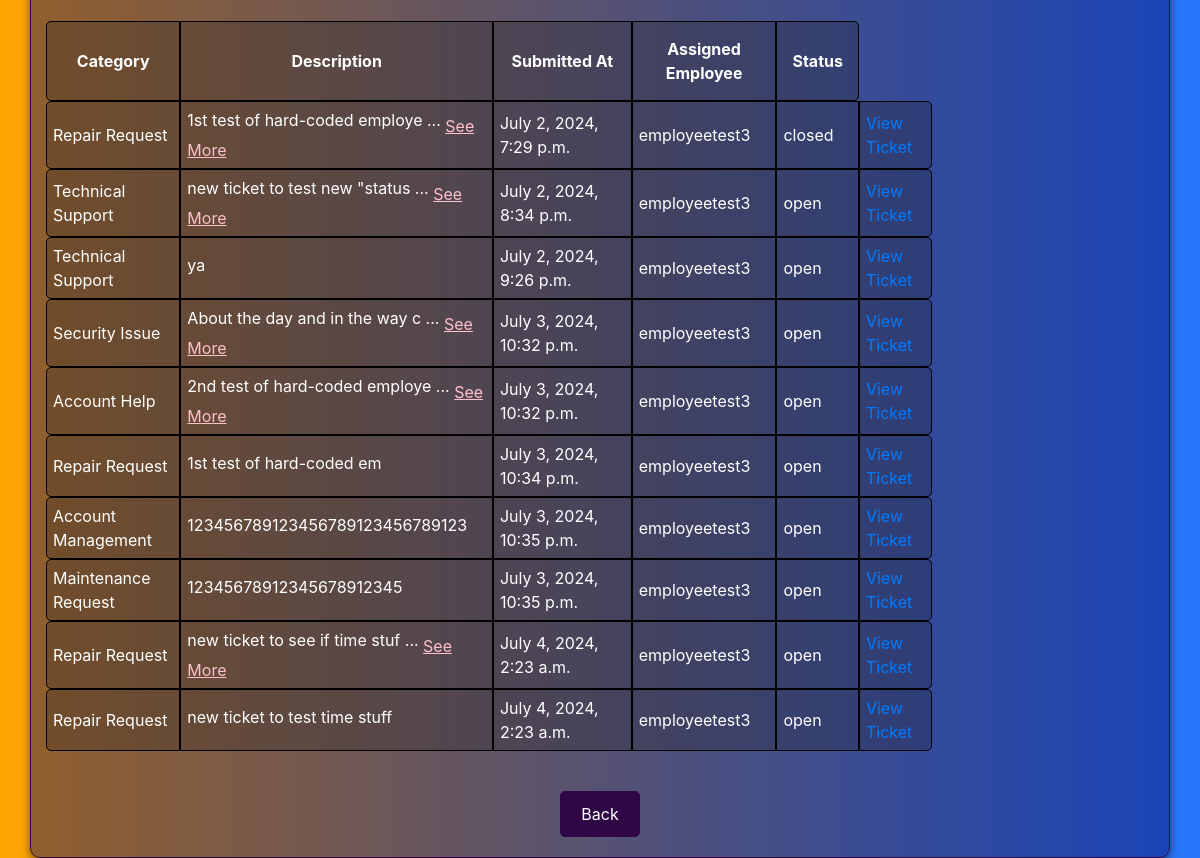
The page /view_tickets/ (signed in) on the database its author committed.
### myapp/models.py (models this page shows, shortened)
class Ticket(models.Model):
    CATEGORY_CHOICES = [
        ('repair', 'Repair Request'),
        ('account', 'Account Help'),
        ('tech_support', 'Technical Support'),
        ('account_management', 'Account Management'),
        ('general_inquiry', 'General Inquiry'),
        ('maintenance', 'Maintenance Request'),
        ('security', 'Security Issue'),
        ('customer_service', 'Customer Service'),
        ('other', 'Other'),
    ]
    user = models.ForeignKey(CustomUser, on_delete=models.CASCADE)
    category = models.CharField(max_length=50, choices=CATEGORY_CHOICES)
    status = models.CharField(max_length=50, choices=[
        ('open', 'Open'),
        ('in_progress', 'In Progress'),
        ('closed', 'Closed'),
    ])
    description = models.TextField()
    submitted_at = models.DateTimeField(default=timezone.now)
    assigned_employee = models.ForeignKey(CustomUser, on_delete=models.SET_NULL, null=True, blank=True, related_name='assigned_tickets')
    time_estimate = models.FloatField()
    time_spent = models.FloatField()

class CustomUser(AbstractUser):
    email = models.EmailField(unique=True)
    USER_TYPE_CHOICES = (
        ('admin', 'Admin'),
        ('employee', 'Employee'),
        ('normal', 'Normal User'),
    )
    user_type = models.CharField(max_length=10, choices=USER_TYPE_CHOICES, default='normal')

### myapp/views.py (the view)
# urls.py: path('view_tickets/', views.view_tickets, name='view_tickets'),
@login_required
def view_tickets(request):
    tickets = Ticket.objects.filter(user=request.user)
    return render(request, 'view_tickets.html', {'tickets': tickets})

### myapp/templates/view_tickets.html (shortened to what this page needs)
<!DOCTYPE html>
<html lang="en">
<head>
    {% load static %}
    <link rel="stylesheet" href="{% static 'styles.css' %}">
    <link rel="stylesheet" href="https://stackpath.bootstrapcdn.com/bootstrap/4.3.1/css/bootstrap.min.css">
</head>
<body>
    <div class="container">
        {% if tickets %}
            <table class="ticket-table">
                <thead>
                    <tr>
                        <th class="rounded-header-left">Category</th>
                        <th class="rounded-header-middle">Description</th>
                        <th class="rounded-header-middle">Submitted At</th>
                        <th class="rounded-header-middle">Assigned Employee</th>
                        <th class="rounded-header-right">Status</th>
                    </tr>
                </thead>
                <tbody>
                    {% for ticket in tickets %}
                        <tr>
                            <td class="rounded-header-left">{{ ticket.get_category_display }}</td>
                            <td>
                                <span class="truncate">
                                    {{ ticket.description|slice:":30" }}
                                    {% if ticket.description|length > 30 %}...{% endif %}
                                </span>
                                {% if ticket.description|length > 30 %}
                                    <span class="show-more" onclick="toggleDescription(this)">See More</span>
                                {% endif %}
                            </td>
                            <td class="rounded-header-middle">{{ticket.submitted_at}}</td>
                            <td class="rounded-header-middle">
                                {% if ticket.assigned_employee %}
                                    {{ticket.assigned_employee.username}}
                                {% else %}
                                    Unassigned
                                {% endif %}
                            </td>
                            <td class="rounded-header-middle">{{ ticket.status}}</td>
                            <td class="rounded-header-right">
                                <a href="{% url 'achat_ticket' ticket.id %}">View Ticket</a>
                            </td>
                        </tr>
                    {% endfor %}
                </tbody>
            </table>
        {% else %}
            <p>You have no tickets.</p>
        {% endif %}
        <button class="back-button" onclick="window.location.href='{% url 'normal_dashboard' %}'">Back</button>
    </div>
</body>
</html>

### myapp/static/styles.css (style rules this page uses)
.container { text-align: center; border: 1px solid #2f0747; padding: 20px; border-radius: 10px; background-color: #fff; color: white; }
body { font-family: 'Arial', sans-serif; background: linear-gradient(to right, orange, #2575fc); color: white; height: 100vh; display: flex; justify-content: center; align-items: center; margin: 0; padding: 0; }
.container { background: rgba(5, 3, 100, 0.429); padding: 20px; border-radius: 10px; box-shadow: 0 4px 8px rgba(0, 0, 0, 0.5); }
button { border: 0px solid orange; outline: none; padding: 10px 20px; border-radius: 5px; background: #2575fc; color: white; font-size: 1rem; cursor: pointer; transition: background 0.3s ease; }
.back-button, .logout-button { margin-top: 20px; padding: 10px 20px; background-color: #2f0747; border: 1px solid #2f0747; border-radius: 5px; color: white; cursor: pointer; }
.ticket-table { border-collapse: separate; border-spacing: 0; width: 80%; margin: 20px 0; }
.ticket-table th { background-color: rgba(30, 27, 27, 0.263); color: white; padding: 15px; text-align: center; border: 1px solid black; }
.rounded-header-left { border-top-left-radius: 5px; border-bottom-left-radius: 5px; }
.rounded-header-middle { border-radius: 0; }
.rounded-header-right { border-top-right-radius: 5px; border-bottom-right-radius: 5px; }
.ticket-table td { background-color: rgba(30, 27, 27, 0.263); border: 1px solid black; padding: 6px; text-align: left; }

### myapp/templates/view_tickets.html (style rules this page uses)
.truncate { white-space: nowrap; overflow: hidden; text-overflow: ellipsis; display: inline-block; }
.show-more { cursor: pointer; color: pink; text-decoration: underline; }

### rows shown on the page
Ticket: category "Repair Request", description "1st test of hard-coded employe", shows "See More", submitted_at "July 2, 2024, 7:29 p.m.", assigned_employee.username "employeetest3", status "closed"
Ticket: category "Technical Support", description "new ticket to test new \"status", shows "See More", submitted_at "July 2, 2024, 8:34 p.m.", assigned_employee.username "employeetest3", status "open"
Ticket: category "Technical Support", description "ya", submitted_at "July 2, 2024, 9:26 p.m.", assigned_employee.username "employeetest3", status "open"
Ticket: category "Security Issue", description "About the day and in the way c", shows "See More", submitted_at "July 3, 2024, 10:32 p.m.", assigned_employee.username "employeetest3", status "open"
Ticket: category "Account Help", description "2nd test of hard-coded employe", shows "See More", submitted_at "July 3, 2024, 10:32 p.m.", assigned_employee.username "employeetest3", status "open"
Ticket: category "Repair Request", description "1st test of hard-coded em", submitted_at "July 3, 2024, 10:34 p.m.", assigned_employee.username "employeetest3", status "open"
Ticket: category "Account Management", description "123456789123456789123456789123", submitted_at "July 3, 2024, 10:35 p.m.", assigned_employee.username "employeetest3", status "open"
Ticket: category "Maintenance Request", description "12345678912345678912345", submitted_at "July 3, 2024, 10:35 p.m.", assigned_employee.username "employeetest3", status "open"
Ticket: category "Repair Request", description "new ticket to see if time stuf", shows "See More", submitted_at "July 4, 2024, 2:23 a.m.", assigned_employee.username "employeetest3", status "open"
Ticket: category "Repair Request", description "new ticket to test time stuff", submitted_at "July 4, 2024, 2:23 a.m.", assigned_employee.username "employeetest3", status "open"
